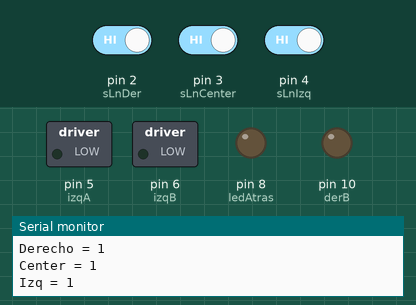
The sketch below on a simulated Arduino Uno, built with avr-gcc and run on an emulated ATmega328P. Parts: switched loads named in the sketch (green lamp = pin HIGH), output pins drawn as LEDs (lit = HIGH), the last lines printed to the serial monitor. Inputs (shaded band) come from the test bench; at power-on: pin 2 (sLnDer) HIGH, pin 3 (sLnCenter) HIGH, pin 4 (sLnIzq) HIGH.

Above: at 1.2 s.
1.3 s: pin 2 (sLnDer) driven LOW and pin 3 (sLnCenter) driven LOW
At 2.3 s:
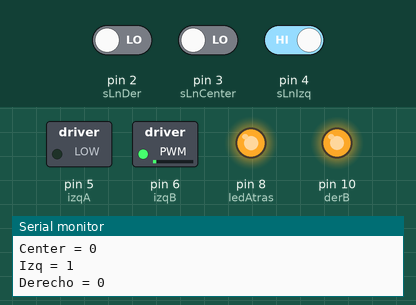
2.8 s: pin 3 (sLnCenter) driven HIGH and pin 4 (sLnIzq) driven LOW
At 4.2 s:
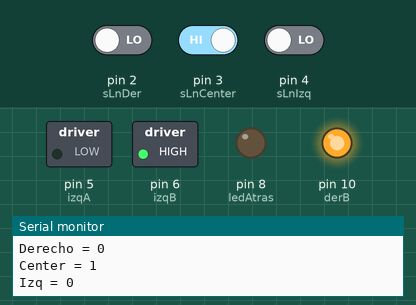
Timing chart, 0 to 5.8 s (numbered marks = the images above; inputs shaded):
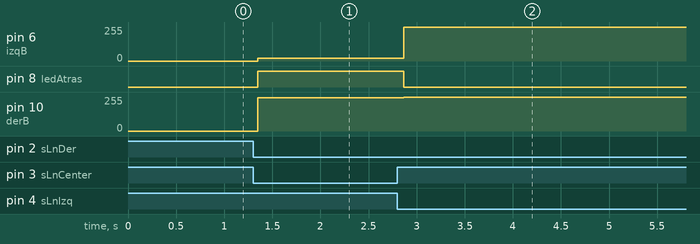

The sketch:

sketch_seguidorLinea.ino
```cpp
class operaciones {
  private:
    int x = 1;//identifca el color de la linea
    int y = 0;//detecta el fondo de la linea
    int temp = 0;

    //Definicion de pines para sensores seguidores de linea
    const int sLnDer = 2;
    const int sLnIzq = 4;
    const int sLnCenter = 3;

    //definicion de pines para motores
    int izqA = 5;
    int izqB = 6;

    int derA = 9;
    int derB = 10;

    //definicion del puerto para el boton de encendido y apagado
    const int power = 9;

    //variable para el control de la velocidad
    int vel = 255;
    int velVuelta = 20;
    int t = 30;

    const int ledAtras = 8;

    const int btnEncender = 7;

    //banderas de estado para el manejo del desvio de los seguidores de linea
    int bDer = 0;
    int bIzq = 0;

    struct lectura{
      int sDer;
      int sIzq;
      int sCenter;
    };

  public:
    operaciones() {
      pinMode(sLnDer,INPUT);
      pinMode(sLnIzq,INPUT);
      pinMode(sLnCenter,INPUT);

      pinMode(derA, OUTPUT);
      pinMode(derB, OUTPUT);
      pinMode(izqA, OUTPUT);
      pinMode(izqB, OUTPUT);

      pinMode(btnEncender,INPUT);

      pinMode(ledAtras,OUTPUT);

      pinMode(power, INPUT);
    }

    struct lectura leer(){
      struct lectura getLectura;
      getLectura.sDer = digitalRead(sLnDer);
      getLectura.sIzq = digitalRead(sLnIzq);
      getLectura.sCenter = digitalRead(sLnCenter);
      return getLectura;
  }

    void avanzar(int v) {
      analogWrite(derB, v);
      analogWrite(izqB, v);
    }

    void giros(int velDer, int velIzq) {
      analogWrite(derB, velDer);
      analogWrite(izqB, velIzq);
    }


    void casos() {
      struct lectura comp = leer();

      Serial.print("Derecho = ");
      Serial.println(comp.sDer);
      Serial.print("Center = ");
      Serial.println(comp.sCenter);
      Serial.print("Izq = ");
      Serial.println(comp.sIzq);

      if (comp.sIzq == 0  && comp.sCenter == 1 && comp.sDer == 0) {
        bDer = 0;
        bIzq = 0;
        digitalWrite(ledAtras,LOW);
        avanzar(vel);

      }else if(comp.sIzq == 0 && comp.sCenter == 0 && comp.sDer == 1 || bIzq == 1 ){

        digitalWrite(ledAtras,HIGH);
        giros(velVuelta,250);
        bDer = 0;
        bIzq = 1;
      }else if(comp.sIzq == 1 && comp.sCenter == 0 && comp.sDer == 0 || bDer == 1){
        digitalWrite(ledAtras,HIGH);
        giros(250,velVuelta);
        bDer = 1;
        bIzq = 0;
  }
    }
};

operaciones opc;
void setup() {
  Serial.begin(9600);
}


void loop() {
  opc.casos();
}
```

Measured:
- after the input at 1.3 s, pin 6 (izqB): 0/255 → 20/255 after 0.05 s; pin 8 (ledAtras): LOW → HIGH after 0.05 s; pin 10 (derB): 0/255 → 250/255 after 0.05 s
- after the input at 2.8 s, pin 6 (izqB): 20/255 → 255/255 after 0.07 s; pin 8 (ledAtras): HIGH → LOW after 0.07 s; pin 10 (derB): 250/255 → 255/255 after 0.07 s
